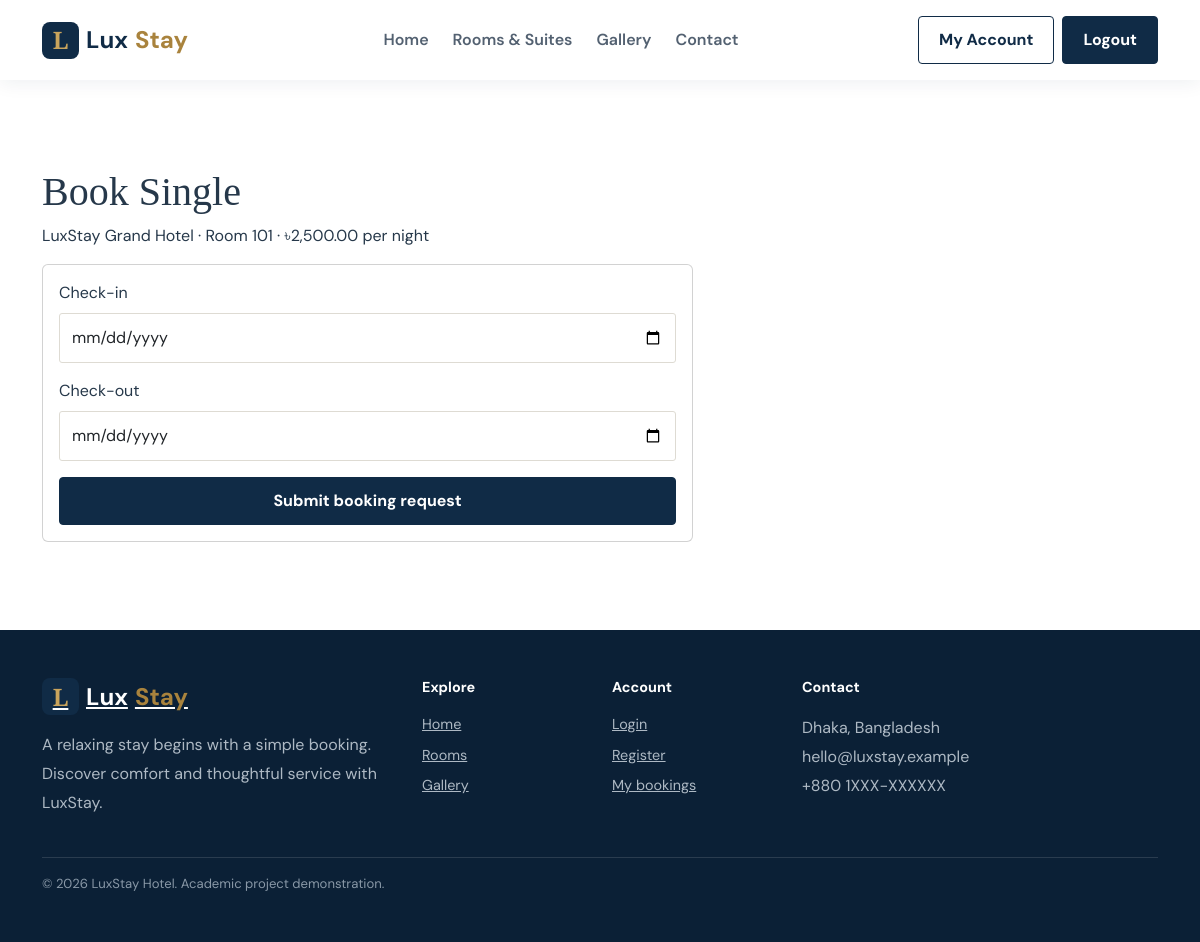
/booking/create.php?room_id=1 (signed in), run on the app's committed database.
### tables this page shows
CREATE TABLE IF NOT EXISTS room (
 room_id INT UNSIGNED AUTO_INCREMENT PRIMARY KEY, hotel_id INT UNSIGNED NOT NULL,
 room_number VARCHAR(20) NOT NULL, room_type VARCHAR(80) NOT NULL, room_description TEXT,
 price DECIMAL(10,2) NOT NULL, status ENUM('available','occupied','maintenance','inactive') NOT NULL DEFAULT 'available',
 created_at TIMESTAMP DEFAULT CURRENT_TIMESTAMP, UNIQUE KEY uq_room_hotel_number(hotel_id,room_number),
 CONSTRAINT fk_room_hotel FOREIGN KEY(hotel_id) REFERENCES hotel(hotel_id) ON UPDATE CASCADE ON DELETE CASCADE,
 CONSTRAINT chk_room_price CHECK(price>=0), INDEX idx_room_hotel_status(hotel_id,status)
);

CREATE TABLE IF NOT EXISTS hotel (
 hotel_id INT UNSIGNED AUTO_INCREMENT PRIMARY KEY, admin_id INT UNSIGNED NOT NULL,
 hotel_name VARCHAR(150) NOT NULL, hotel_address VARCHAR(255) NOT NULL, hotel_type VARCHAR(80) NOT NULL,
 created_at TIMESTAMP DEFAULT CURRENT_TIMESTAMP,
 CONSTRAINT fk_hotel_admin FOREIGN KEY(admin_id) REFERENCES admin(admin_id) ON UPDATE CASCADE ON DELETE RESTRICT,
 INDEX idx_hotel_admin(admin_id)
);

### includes/functions.php (called while the page is built, shortened)
<?php
function e($value): string
{
    return htmlspecialchars((string)$value, ENT_QUOTES | ENT_SUBSTITUTE, 'UTF-8');
}
function money($amount): string
{
    return '৳' . number_format((float)$amount, 2);
}
    ?>

### booking/create.php (the view, shortened to what this page needs)
<?php
require_once __DIR__ . '/../config/database.php';
require_once __DIR__ . '/../includes/functions.php';
$room_id = (int)($_GET['room_id'] ?? $_POST['room_id'] ?? 0);
$stmt = $pdo->prepare("SELECT r.*, h.hotel_name
                       FROM room r
                       JOIN hotel h ON h.hotel_id = r.hotel_id
                       WHERE r.room_id = ? AND r.status = 'available'");
$stmt->execute([$room_id]);
$room = $stmt->fetch();
$check_in = $_POST['check_in_date'] ?? ($_GET['check_in'] ?? '');
$check_out = $_POST['check_out_date'] ?? ($_GET['check_out'] ?? '');
require_once __DIR__ . '/../includes/header.php';
?>
<section class="section">
    <div class="container">
        <h1>Book <?= e($room['room_type']) ?></h1>
        <p><?= e($room['hotel_name']) ?> · Room <?= e($room['room_number']) ?> · <?= money($room['price']) ?> per night</p>
        <form method="post" class="card card-body col-md-7">
            <label class="form-label">Check-in</label>
            <input class="form-control mb-3" type="date" name="check_in_date" min="<?= date('Y-m-d') ?>" value="<?= e($check_in) ?>" required>
            <label class="form-label">Check-out</label>
            <input class="form-control mb-3" type="date" name="check_out_date" min="<?= date('Y-m-d', strtotime('+1 day')) ?>" value="<?= e($check_out) ?>" required>
            <button class="btn btn-brand">Submit booking request</button>
        </form>
    </div>
</section>
<?php require_once __DIR__ . '/../includes/footer.php'; ?>

### assets/css/style.css (style rules this page uses)
:root { --navy:#102b46;--deep:#0b2036;--gold:#c9a45c;--gold-dark:#a9833d;--ink:#26384a;--muted:#71808e;--cream:#f7f5f0;--line:#e7e3da }
* { box-sizing:border-box }
body { font-family:"DM Sans",sans-serif;color:var(--ink) }
h1,h2,h3 { font-family:"Playfair Display",serif }
.btn { border-radius:4px;font-weight:700;padding:11px 20px }
.btn-brand { background:var(--navy);border-color:var(--navy);color:white }
.section { padding:88px 0 }
.form-control { border-radius:3px;padding:12px;border-color:#dedbd3 }

### data on the page
room: room_type "Single", hotel.hotel_name "LuxStay Grand Hotel", room_number "101", price "৳2,500.00"
